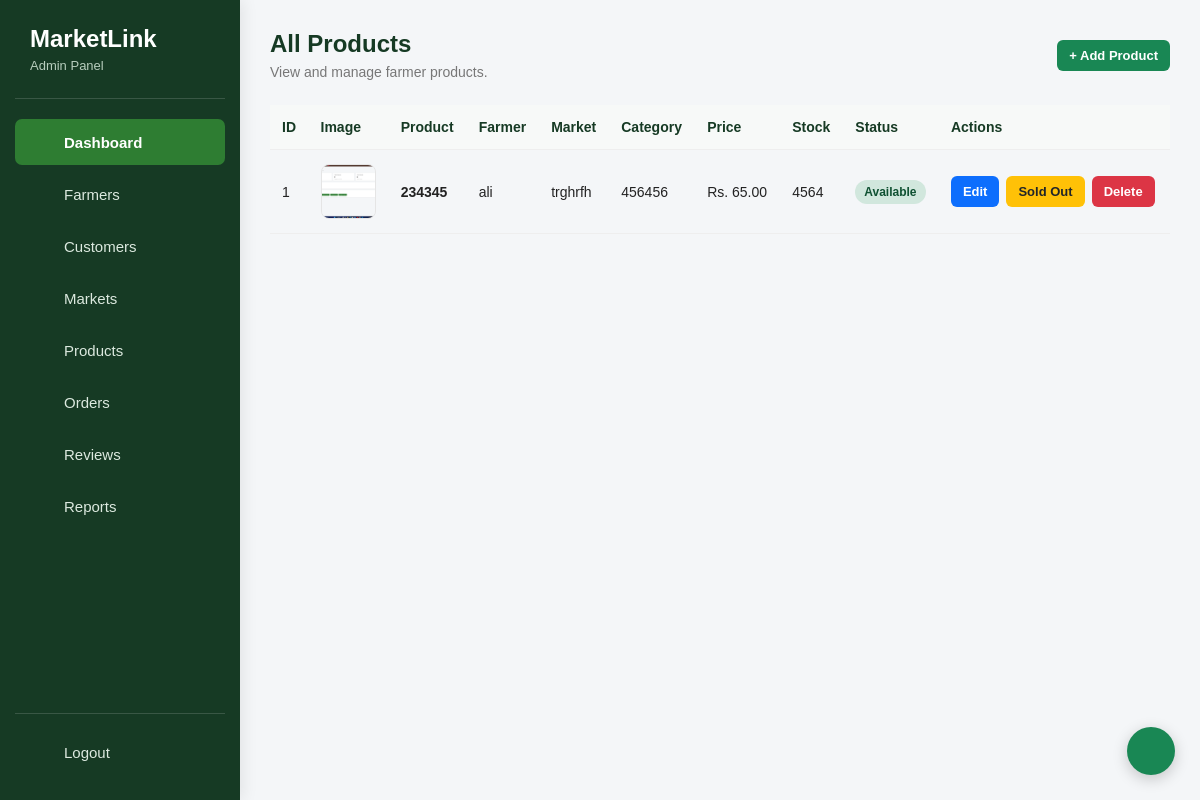
/admin/products.php (signed in), run on the app's committed database.
### tables this page shows
CREATE TABLE `products` (
  `product_id` int(11) NOT NULL,
  `farmer_id` int(11) NOT NULL,
  `market_id` int(11) NOT NULL,
  `product_name` varchar(100) NOT NULL,
  `category` varchar(100) DEFAULT NULL,
  `image_name` varchar(255) DEFAULT NULL,
  `price` decimal(10,2) NOT NULL,
  `stock` int(11) DEFAULT 0,
  `status` enum('Available','Sold Out') DEFAULT 'Available'
);

CREATE TABLE `users` (
  `user_id` int(11) NOT NULL,
  `name` varchar(100) NOT NULL,
  `email` varchar(100) NOT NULL,
  `password` varchar(255) NOT NULL,
  `role` enum('Customer','Farmer','Admin') NOT NULL,
  `phone` varchar(20) DEFAULT NULL,
  `status` enum('Active','Inactive') DEFAULT 'Active'
);

CREATE TABLE `markets` (
  `market_id` int(11) NOT NULL,
  `market_name` varchar(100) NOT NULL,
  `location` varchar(255) DEFAULT NULL,
  `latitude` decimal(10,8) DEFAULT NULL,
  `longitude` decimal(11,8) DEFAULT NULL,
  `map_provider` varchar(50) DEFAULT NULL
);

### admin/products.php (the view, shortened to what this page needs)
<?php
require_once "../config/connection.php";
$query = "
    SELECT
        p.product_id,
        p.product_name,
        p.category,
        p.image_name,
        p.price,
        p.stock,
        p.status,
        u.name AS farmer_name,
        m.market_name
    FROM Products p
    INNER JOIN Users u
        ON p.farmer_id = u.user_id
    INNER JOIN Markets m
        ON p.market_id = m.market_id
    ORDER BY p.product_id DESC
";
$result = mysqli_query(
    $conn,
    $query
);
?>
<?php require_once "partials/menu.php"; ?>
<link
    rel="stylesheet"
    href="../css/admin_style.css"
>
<div class="main-content">
    <div class="page-header">
        <div>
            <h2>
                All Products
            </h2>
            <p>
                View and manage farmer products.
            </p>
        </div>
        <a
            href="product-add.php"
            class="add-btn"
        >
            + Add Product
        </a>
    </div>
    <div class="table-wrapper">
        <table class="admin-table">
            <thead>
                <tr>
                    <th>
                        ID
                    </th>
                    <th>
                        Image
                    </th>
                    <th>
                        Product
                    </th>
                    <th>
                        Farmer
                    </th>
                    <th>
                        Market
                    </th>
                    <th>
                        Category
                    </th>
                    <th>
                        Price
                    </th>
                    <th>
                        Stock
                    </th>
                    <th>
                        Status
                    </th>
                    <th>
                        Actions
                    </th>
                </tr>
            </thead>
            <tbody>
                <?php if (
                    $result &&
                    mysqli_num_rows($result) > 0
                ): ?>
                    <?php while (
                        $product =
                        mysqli_fetch_assoc($result)
                    ): ?>
                        <tr>
                            <td>
                                <?php
                                echo (int)
                                    $product['product_id'];
                                ?>
                            </td>
                            <td>
                                <?php if (
                                    !empty(
                                        $product['image_name']
                                    )
                                ): ?>
                                    <img
                                        src="../uploads/products/<?php
                                            echo htmlspecialchars(
                                                $product['image_name']
                                            );
                                        ?>"
                                        alt="<?php
                                            echo htmlspecialchars(
                                                $product['product_name']
                                            );
                                        ?>"
                                        class="product-thumb"
                                    >
                                <?php else: ?>
                                    <div class="no-image">
                                        No Image
                                    </div>
                                <?php endif; ?>
                            </td>
                            <td>
                                <strong>
                                    <?php
                                    echo htmlspecialchars(
                                        $product['product_name']
                                    );
                                    ?>
                                </strong>
                            </td>
                            <td>
                                <?php
                                echo htmlspecialchars(
                                    $product['farmer_name']
                                );
                                ?>
                            </td>
                            <td>
                                <?php
                                echo htmlspecialchars(
                                    $product['market_name']
                                );
                                ?>
                            </td>
                            <td>
                                <?php
                                echo htmlspecialchars(
                                    $product['category']
                                );
                                ?>
                            </td>
                            <td>
                                Rs.
                                <?php
                                echo number_format(
                                    $product['price'],
                                    2
                                );
                                ?>
                            </td>
                            <td>
                                <?php
                                echo (int)
                                    $product['stock'];
                                ?>
                            </td>
                            <td>
                                <?php if (
                                    $product['status']
                                    === 'Available'
                                ): ?>
                                    <span
                                        class="status active"
                                    >
                                        Available
                                    </span>
                                <?php endif; ?>
                            </td>
                            <td>
                                <div class="table-actions">
                                    <a
                                        href="product-edit.php?id=<?php
                                            echo (int)
                                                $product['product_id'];
                                        ?>"
                                        class="btn-edit"
                                    >
                                        Edit
                                    </a>
                                    <?php if (
                                        $product['status']
                                        === 'Available'
                                    ): ?>
                                        <a
                                            href="products.php?id=<?php
                                                echo (int)
                                                    $product['product_id'];
                                            ?>&status=Sold%20Out"
                                            class="btn-warning"
                                            onclick="return confirm('Mark this product as Sold Out?');"
                                        >
                                            Sold Out
                                        </a>
                                    <?php endif; ?>
                                    <a
                                        href="products.php?delete=<?php
                                            echo (int)
                                                $product['product_id'];
                                        ?>"
                                        class="btn-delete"
                                        onclick="return confirm('Are you sure you want to delete this product?');"
                                    >
                                        Delete
                                    </a>
                                </div>
                            </td>
                        </tr>
                    <?php endwhile; ?>
                <?php endif; ?>
            </tbody>
        </table>
    </div>
</div>

### admin/partials/menu.php (shortened to what this page needs)
<aside class="sidebar">
    <div class="sidebar-logo">
        <h2>MarketLink</h2>
        <p>Admin Panel</p>
    </div>
    <nav class="sidebar-menu">
        <a href="dashboard.php" class="active">
            <span></span>
            Dashboard
        </a>
        <a href="farmers.php">
            <span></span>
            Farmers
        </a>
        <a href="customers.php">
            <span></span>
            Customers
        </a>
        <a href="markets.php">
            <span></span>
            Markets
        </a>
        <a href="products.php">
            <span></span>
            Products
        </a>
        <a href="orders.php">
            <span></span>
            Orders
        </a>
        <a href="reviews.php">
            <span></span>
            Reviews
        </a>
        <a href="reports.php">
            <span></span>
            Reports
        </a>
    </nav>
    <div class="sidebar-bottom">
        <a href="../auth/logout.php" class="logout">
            <span></span>
            Logout
        </a>
    </div>
</aside>

### css/admin_style.css (style rules this page uses)
* { margin: 0; padding: 0; box-sizing: border-box; }
.sidebar { position: fixed; top: 0; left: 0; width: 240px; height: 100vh; background: #163a24; padding: 25px 15px; display: flex; flex-direction: column; box-shadow: 3px 0 15px rgba(0, 0, 0, 0.08); z-index: 1000; }
.sidebar-logo { padding: 0 15px 25px; margin-bottom: 20px; border-bottom: 1px solid rgba(255, 255, 255, 0.15); }
.sidebar-logo h2 { color: white; font-size: 24px; margin-bottom: 5px; }
.sidebar-logo p { color: #b7cdbd; font-size: 13px; }
.sidebar-menu { display: flex; flex-direction: column; gap: 6px; }
.sidebar-menu a { display: flex; align-items: center; gap: 12px; padding: 12px 15px; color: #dce9df; text-decoration: none; border-radius: 7px; font-size: 15px; transition: 0.2s ease; }
.sidebar-menu a span { width: 22px; height: 22px; display: inline-block; flex-shrink: 0; }
.sidebar-menu a.active { background: #2e7d32; color: white; font-weight: 600; }
.sidebar-bottom { margin-top: auto; padding-top: 15px; border-top: 1px solid rgba(255, 255, 255, 0.15); }
.sidebar-bottom a { display: flex; align-items: center; gap: 12px; padding: 12px 15px; color: #dce9df; text-decoration: none; border-radius: 7px; font-size: 15px; transition: 0.2s ease; }
.sidebar-bottom a span { width: 22px; height: 22px; display: inline-block; }
.main-content { margin-left: 240px; min-height: 100vh; padding: 30px; background: #f4f6f8; }
.page-header, .section-header, .section-title { display: flex; justify-content: space-between; align-items: center; gap: 20px; margin-bottom: 25px; }
.page-header h2, .section-header h3, .section-title h3 { color: #163a24; margin-bottom: 6px; }
.page-header p, .section-header p, .section-title p { color: #777; font-size: 14px; }
.table-wrapper { width: 100%; overflow-x: auto; }
.admin-table { width: 100%; border-collapse: collapse; min-width: 700px; font-size: 14px; }
.admin-table th, .admin-table td { padding: 14px 12px; border-bottom: 1px solid #eeeeee; text-align: left; vertical-align: middle; }
.admin-table th { background: #f7f9f8; color: #163a24; font-weight: 600; }
.table-actions { display: flex; flex-wrap: wrap; gap: 7px; }
.table-actions a, .add-btn, .view-all-btn, .map-btn { display: inline-block; padding: 8px 12px; border-radius: 6px; text-decoration: none; font-size: 13px; font-weight: 600; }
.add-btn, .btn-success, .view-all-btn { background: #198754; color: #ffffff; }
.btn-edit, .map-btn { background: #0d6efd; color: #ffffff; }
.btn-warning { background: #ffc107; color: #212529; }
.btn-delete { background: #dc3545; color: #ffffff; }
.status { display: inline-block; padding: 5px 9px; border-radius: 20px; font-size: 12px; font-weight: 600; }
.status.active { background: #d1e7dd; color: #0f5132; }
.product-thumb { width: 55px; height: 55px; object-fit: cover; border-radius: 8px; border: 1px solid #e5e5e5; display: block; }

### admin/products.php (style rules this page uses)
.product-thumb { width: 55px; height: 55px; object-fit: cover; border-radius: 8px; border: 1px solid #e5e5e5; display: block; }
.table-actions { display: flex; align-items: center; gap: 7px; flex-wrap: wrap; }

### data on the page
products: product_id "1", image_name (picture), product_name "234345", farmer.name "ali", market.market_name "trghrfh", category "456456", price "65.00", stock "4564", status "Available"
